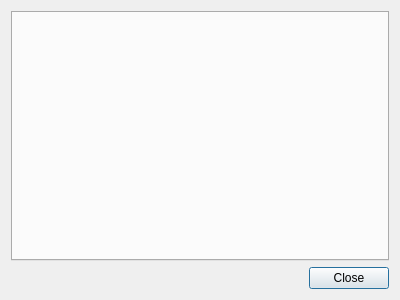
<?xml version="1.0" encoding="UTF-8"?>
<ui version="4.0">
 <class>FlightDialog</class>
 <widget class="QDialog" name="FlightDialog">
  <property name="geometry">
   <rect>
    <x>0</x>
    <y>0</y>
    <width>400</width>
    <height>300</height>
   </rect>
  </property>
  <property name="windowTitle">
   <string>Flight</string>
  </property>
  <property name="sizeGripEnabled">
   <bool>false</bool>
  </property>
  <layout class="QGridLayout" name="gridLayout">
   <property name="sizeConstraint">
    <enum>QLayout::SetDefaultConstraint</enum>
   </property>
   <item row="0" column="0">
    <widget class="QTabWidget" name="flightTab">
     <property name="currentIndex">
      <number>-1</number>
     </property>
    </widget>
   </item>
   <item row="1" column="0">
    <widget class="QDialogButtonBox" name="buttonBox">
     <property name="orientation">
      <enum>Qt::Horizontal</enum>
     </property>
     <property name="standardButtons">
      <set>QDialogButtonBox::Close</set>
     </property>
    </widget>
   </item>
  </layout>
 </widget>
 <resources/>
 <connections>
  <connection>
   <sender>buttonBox</sender>
   <signal>accepted()</signal>
   <receiver>FlightDialog</receiver>
   <slot>accept()</slot>
   <hints>
    <hint type="sourcelabel">
     <x>248</x>
     <y>254</y>
    </hint>
    <hint type="destinationlabel">
     <x>157</x>
     <y>274</y>
    </hint>
   </hints>
  </connection>
  <connection>
   <sender>buttonBox</sender>
   <signal>rejected()</signal>
   <receiver>FlightDialog</receiver>
   <slot>reject()</slot>
   <hints>
    <hint type="sourcelabel">
     <x>316</x>
     <y>260</y>
    </hint>
    <hint type="destinationlabel">
     <x>286</x>
     <y>274</y>
    </hint>
   </hints>
  </connection>
 </connections>
</ui>
